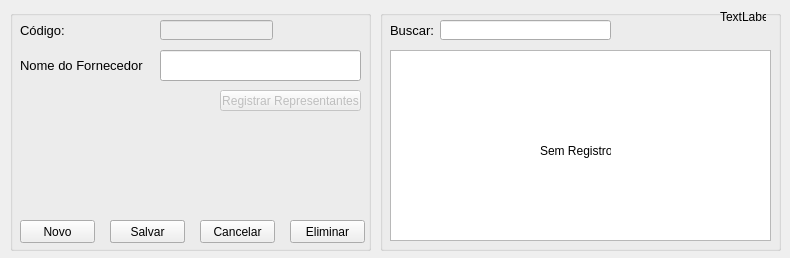
<?xml version="1.0" encoding="UTF-8"?>
<ui version="4.0">
 <class>frmfornecedor</class>
 <widget class="QWidget" name="frmfornecedor">
  <property name="geometry">
   <rect>
    <x>0</x>
    <y>0</y>
    <width>790</width>
    <height>258</height>
   </rect>
  </property>
  <property name="windowTitle">
   <string>Registro de Fornecedor</string>
  </property>
  <property name="locale">
   <locale language="Portuguese" country="Brazil"/>
  </property>
  <widget class="QGroupBox" name="groupBox">
   <property name="geometry">
    <rect>
     <x>10</x>
     <y>10</y>
     <width>361</width>
     <height>241</height>
    </rect>
   </property>
   <property name="title">
    <string/>
   </property>
   <widget class="QLineEdit" name="txtnom">
    <property name="geometry">
     <rect>
      <x>150</x>
      <y>40</y>
      <width>201</width>
      <height>31</height>
     </rect>
    </property>
    <property name="font">
     <font>
      <pointsize>10</pointsize>
     </font>
    </property>
    <property name="maxLength">
     <number>40</number>
    </property>
   </widget>
   <widget class="QLabel" name="label">
    <property name="geometry">
     <rect>
      <x>10</x>
      <y>40</y>
      <width>131</width>
      <height>31</height>
     </rect>
    </property>
    <property name="font">
     <font>
      <pointsize>10</pointsize>
     </font>
    </property>
    <property name="text">
     <string>Nome do Fornecedor</string>
    </property>
   </widget>
   <widget class="QPushButton" name="btnnovo">
    <property name="geometry">
     <rect>
      <x>10</x>
      <y>210</y>
      <width>75</width>
      <height>23</height>
     </rect>
    </property>
    <property name="text">
     <string>Novo</string>
    </property>
   </widget>
   <widget class="QPushButton" name="btneditar">
    <property name="geometry">
     <rect>
      <x>100</x>
      <y>210</y>
      <width>75</width>
      <height>23</height>
     </rect>
    </property>
    <property name="text">
     <string>Editar</string>
    </property>
   </widget>
   <widget class="QPushButton" name="btncancelar">
    <property name="geometry">
     <rect>
      <x>190</x>
      <y>210</y>
      <width>75</width>
      <height>23</height>
     </rect>
    </property>
    <property name="text">
     <string>Cancelar</string>
    </property>
   </widget>
   <widget class="QPushButton" name="btneliminar">
    <property name="geometry">
     <rect>
      <x>280</x>
      <y>210</y>
      <width>75</width>
      <height>23</height>
     </rect>
    </property>
    <property name="text">
     <string>Eliminar</string>
    </property>
   </widget>
   <widget class="QPushButton" name="btnsalvar">
    <property name="geometry">
     <rect>
      <x>100</x>
      <y>210</y>
      <width>75</width>
      <height>23</height>
     </rect>
    </property>
    <property name="text">
     <string>Salvar</string>
    </property>
   </widget>
   <widget class="QLineEdit" name="txtcod">
    <property name="enabled">
     <bool>false</bool>
    </property>
    <property name="geometry">
     <rect>
      <x>150</x>
      <y>10</y>
      <width>113</width>
      <height>20</height>
     </rect>
    </property>
    <property name="font">
     <font>
      <pointsize>10</pointsize>
     </font>
    </property>
   </widget>
   <widget class="QLabel" name="label_7">
    <property name="geometry">
     <rect>
      <x>10</x>
      <y>10</y>
      <width>46</width>
      <height>21</height>
     </rect>
    </property>
    <property name="font">
     <font>
      <pointsize>10</pointsize>
     </font>
    </property>
    <property name="text">
     <string>Código:</string>
    </property>
   </widget>
   <widget class="QPushButton" name="btnrepre">
    <property name="enabled">
     <bool>false</bool>
    </property>
    <property name="geometry">
     <rect>
      <x>210</x>
      <y>80</y>
      <width>141</width>
      <height>21</height>
     </rect>
    </property>
    <property name="text">
     <string>Registrar Representantes</string>
    </property>
   </widget>
  </widget>
  <widget class="QGroupBox" name="groupBox_2">
   <property name="geometry">
    <rect>
     <x>380</x>
     <y>10</y>
     <width>401</width>
     <height>241</height>
    </rect>
   </property>
   <property name="title">
    <string/>
   </property>
   <widget class="QTableWidget" name="tabla">
    <property name="enabled">
     <bool>true</bool>
    </property>
    <property name="geometry">
     <rect>
      <x>10</x>
      <y>40</y>
      <width>381</width>
      <height>191</height>
     </rect>
    </property>
    <property name="editTriggers">
     <set>QAbstractItemView::NoEditTriggers</set>
    </property>
    <property name="selectionBehavior">
     <enum>QAbstractItemView::SelectRows</enum>
    </property>
    <attribute name="horizontalHeaderHighlightSections">
     <bool>false</bool>
    </attribute>
    <attribute name="verticalHeaderVisible">
     <bool>false</bool>
    </attribute>
    <attribute name="verticalHeaderHighlightSections">
     <bool>false</bool>
    </attribute>
   </widget>
   <widget class="QLabel" name="lblsinreg">
    <property name="geometry">
     <rect>
      <x>160</x>
      <y>130</y>
      <width>71</width>
      <height>21</height>
     </rect>
    </property>
    <property name="text">
     <string>Sem Registros</string>
    </property>
   </widget>
   <widget class="QLabel" name="lblindice">
    <property name="geometry">
     <rect>
      <x>340</x>
      <y>0</y>
      <width>46</width>
      <height>13</height>
     </rect>
    </property>
    <property name="text">
     <string>TextLabel</string>
    </property>
   </widget>
   <widget class="QLineEdit" name="txtbuscar">
    <property name="geometry">
     <rect>
      <x>60</x>
      <y>10</y>
      <width>171</width>
      <height>20</height>
     </rect>
    </property>
   </widget>
   <widget class="QLabel" name="label_8">
    <property name="geometry">
     <rect>
      <x>10</x>
      <y>10</y>
      <width>46</width>
      <height>21</height>
     </rect>
    </property>
    <property name="font">
     <font>
      <pointsize>10</pointsize>
     </font>
    </property>
    <property name="text">
     <string>Buscar:</string>
    </property>
   </widget>
  </widget>
 </widget>
 <tabstops>
  <tabstop>txtcod</tabstop>
  <tabstop>txtbuscar</tabstop>
  <tabstop>txtnom</tabstop>
  <tabstop>btnrepre</tabstop>
  <tabstop>btnnovo</tabstop>
  <tabstop>btnsalvar</tabstop>
  <tabstop>btneditar</tabstop>
  <tabstop>btncancelar</tabstop>
  <tabstop>btneliminar</tabstop>
  <tabstop>tabla</tabstop>
 </tabstops>
 <resources/>
 <connections>
  <connection>
   <sender>tabla</sender>
   <signal>cellClicked(int,int)</signal>
   <receiver>lblindice</receiver>
   <slot>setNum(int)</slot>
   <hints>
    <hint type="sourcelabel">
     <x>708</x>
     <y>141</y>
    </hint>
    <hint type="destinationlabel">
     <x>819</x>
     <y>16</y>
    </hint>
   </hints>
  </connection>
 </connections>
</ui>
